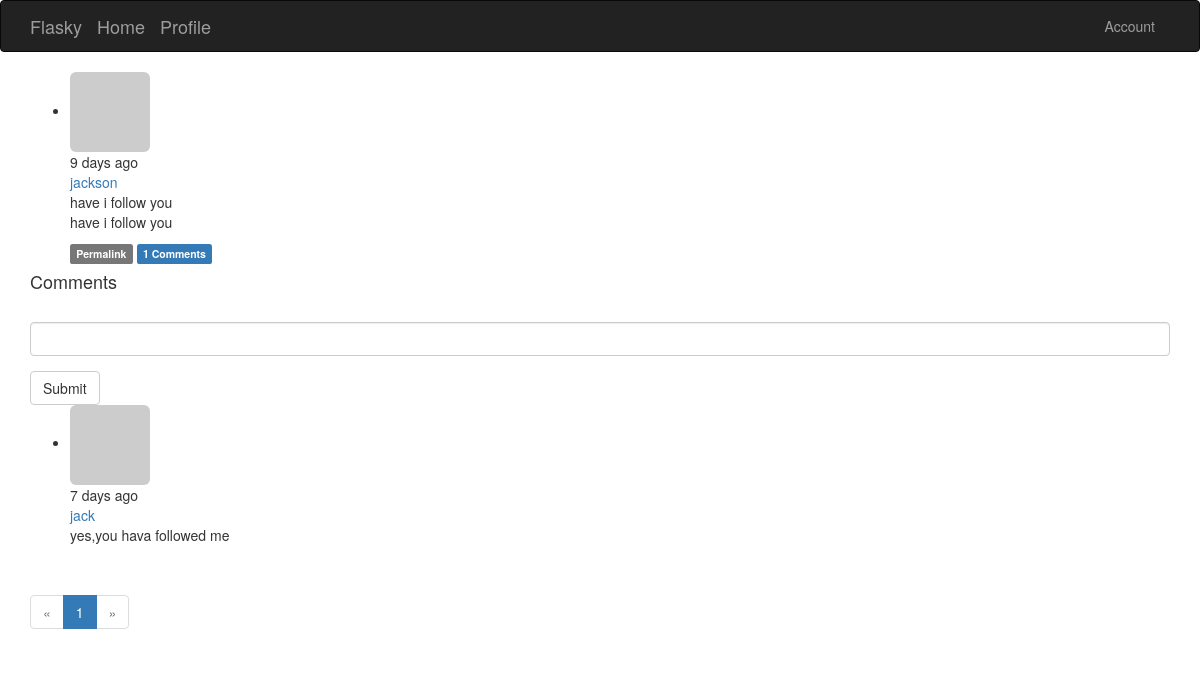
The app's page /post/105 (signed in) with its own data.
### app/models.py (models this page shows, shortened)
class Post(db.Model):
	__tablename__ = 'posts'
	id = db.Column(db.Integer, primary_key=True)
	body = db.Column(db.Text)
	timestamp = db.Column(db.DateTime, index=True, default=datetime.utcnow)
	author_id = db.Column(db.Integer, db.ForeignKey('users.id'))
	body_html = db.Column(db.Text)
	comments =db.relationship('Comment', backref='post', lazy='dynamic')

class User(UserMixin, db.Model):
	__tablename__ = 'users'     #表名
	id = db.Column(db.Integer, primary_key=True)
	email = db.Column(db.String(64), unique=True, index=True)
	username = db.Column(db.String(64), unique=True, index=True)
	password_hash = db.Column(db.String(128))
	role_id = db.Column(db.Integer, db.ForeignKey('roles.id'))
	confirmed = db.Column(db.Boolean, default=False)
	name = db.Column(db.String(64))
	location = db.Column(db.String(64))
	about_me = db.Column(db.Text())  #自我介绍，db.Text()不需要指定最大长度。
	member_since = db.Column(db.DateTime(), default=datetime.utcnow)#datetime.utcnow后面没有(),default接受函数作默认值,注册日期
	last_seen = db.Column(db.DateTime(), default=datetime.utcnow)#最后访问日期
	posts = db.relationship('Post', backref='author', lazy='dynamic')
	avatar_hash = db.Column(db.String(32))
	followed = db.relationship('Follow', foreign_keys=[Follow.follower_id],
		backref=db.backref('follower', lazy='joined'), lazy='dynamic', cascade='all, delete-orphan')
	followers = db.relationship('Follow', foreign_keys=[Follow.followed_id],
		backref=db.backref('followed', lazy='joined'), lazy='dynamic', cascade='all, delete-orphan')
	comments = db.relationship('Comment', backref='author', lazy='dynamic')
	@property
	def password(self):
		raise AttributeError('password is not a readable attribute')
	def can(self, permissions):
		if self.role:
			if self.role.permissions:
				return self.role is not None and \
					(self.role.permissions & permissions) == permissions
		return False
	def is_administrator(self):
		return self.can(Permission.ADMINISTER)
	def gravatar(self, size=100, default='identicon', rating='g'):
		if request.is_secure:
			url = 'https://secure.gravatar.com/avatar'
		else:
			url = 'http://www.gravatar.com/avatar'
		hash = self.avatar_hash or hashlib.md5(self.email.encode('utf-8')).hexdigest()
		return '{url}/{hash}?s={size}&d={default}&r={rating}'.format(url=url, hash=hash, \
			size=size,default=default, rating=rating)
	def ping(self):
		self.last_seen = datetime.utcnow()
		db.session.add(self)

class Comment(db.Model):
	__tablename__ = 'comments'
	id = db.Column(db.Integer, primary_key=True)
	body = db.Column(db.Text)
	body_html = db.Column(db.Text)
	timestamp = db.Column(db.DateTime, index=True, default=datetime.utcnow)
	disabled = db.Column(db.Boolean)
	author_id = db.Column(db.Integer, db.ForeignKey('users.id'))
	post_id = db.Column(db.Integer, db.ForeignKey('posts.id'))

### app/main/views.py (the view)
@main.route('/post/<int:id>', methods=['GET', 'POST'])
def post(id):
	post = Post.query.get_or_404(id)
	form = CommentForm()
	if form.validate_on_submit():
		comment = Comment(body=form.body.data, post=post, author=current_user._get_current_object())
		db.session.add(comment)
		flash('Your commnet has been published.')
		return redirect(url_for('main.post', id=post.id, page=-1))
	page = request.args.get('page', 1, type=int)
	if page == -1:
		page = (post.comments.count() - 1) / \
				current_app.config['FLASKY_COMMENTS_PER_PAGE'] + 1
	pagination = post.comments.order_by(Comment.timestamp.asc()).paginate(
		page, per_page=current_app.config['FLASKY_COMMENTS_PER_PAGE'], error_out=False)
	comments = pagination.items
	return render_template('post.html', posts=[post], form=form, comments=comments, pagination=pagination)

### app/main/forms.py
class CommentForm(Form):
	body = StringField('', validators=[Required()])
	submit = SubmitField('Submit')

### app/auth/views.py (called while the page is built)
@auth.before_app_request
def before_request():
	if current_user.is_authenticated:
		current_user.ping()
		if not current_user.confirmed \
			and request.endpoint[:5] != 'auth.'\
			and request.endpoint != 'static':	# 冒号为if语句,'\'表示换行
				return redirect(url_for('auth.unconfirmed'))

### app/main/__init__.py (called while the page is built)
@main.app_context_processor
def inject_permissions():
	return dict(Permission=Permission)

### app/main/views.py (called while the page is built)
@main.after_app_request
def after_request(response):
	for query in get_debug_queries():
		if query.duration >=current_app.config['FLASKY_SLOW_DB_QUERY_TIME']:
			current_app.logger.warning(
				'Slow query: %s\nParameters: %s\nDuration: %fs\nContext: %s\n' %
				(query.statement, query.parameters, query.duration, query.context))
	return response

### app/models.py (called while the page is built)
@login_manager.user_loader
def load_user(user_id):
	return User.query.get(int(user_id))

### app/templates/post.html (shortened to what this page needs)
{% extends "base.html" %}
{% import "bootstrap/wtf.html" as wtf %}
{% import "_macros.html" as macros %}
{% block page_content %}
{% include '_posts.html' %}
<h4 id="comments">Comments</h4>
{% if current_user.can(Permission.COMMENT) %}
<div class="comment-form">
	{{ wtf.quick_form(form) }}
</div>
{% endif %}
{% include '_comments.html' %}
{% if pagination %}
<div class="pagination">
	{{ macros.pagination_widget(pagination, 'main.post', fragment='#comments', id=posts[0].id) }}
</div>
{% endif %}
{% endblock %}

### app/templates/_posts.html (shortened to what this page needs)
<ul class="posts">
	{% for post in posts %}
	<li class="post">
		<div class="post-thumbnail">
			<a href="{{ url_for('.user', username=post.author.username) }}"> <img class="img-rounded profile-thumbnail"src="{{ post.author.gravatar(size=40) }}">
			</a>
		</div>
		<div class="post-content">
			<div class="post-date">{{ moment(post.timestamp).fromNow() }}</div>
			<div class="poset-author">
				<a href="{{ url_for('.user', username=post.author.username) }}">
					{{ post.author.username }}
				</a>
			</div>
			<div class="post-body">{{ post.body }}</div>
			<div class="post-body">
				{% if post.body_html %}
					{{ post.body_html | safe }}
				{% else %}
					{{ post.body }}
				{% endif %}
			</div>
			<div class="post-footer">
				<a href="{{ url_for('main.post', id=post.id) }}">
					<span class="label label-default">Permalink</span>
				</a>
				<a href="{{ url_for('main.post', id=post.id) }}#comments">
					<span class="label label-primary">{{ post.comments.count()}} Comments</span>
				</a>
			</div>
		</div>
	</li>
	{% endfor %}
</ul>

### app/templates/_comments.html (shortened to what this page needs)
<ul class="comments">
	{% for comment in comments %}
	<li class="comment">
		<div class="comment-thumbnail">
			<a href="{{ url_for('main.user', username=comment.author.username) }}">
				<img class="img-rounded profile-thumbnail" src="{{ comment.author.gravatar(size=40) }}">
			</a>
		</div>
		<div class="comment-connent">
			<div class="comment-date">{{ moment(comment.timestamp).fromNow() }}</div>
			<div class="comment-author"><a hrf="{{ url_for('main.user', username=comment.author.username) }}">{{ comment.author.username }}</a></div>
			<div class="comment-body">
				{% if moderate or not comment.disabled %}
					{% if comment.body_html %}
						{{ comment.body_html | safe }}
					{% else %}
						{{ comment.body}}
					{% endif %}
				{% endif %}
			</div>
		</div>
	</li>
	{% endfor %}
</ul>

### records on screen
Post: timestamp "9 days ago", author.username "jackson", body "have i follow you", body_html "have i follow you", comments.count "1"
Comment: timestamp "7 days ago", author.username "jack", body_html "yes,you hava followed me"

### other values on screen
{{ p }} "1"
